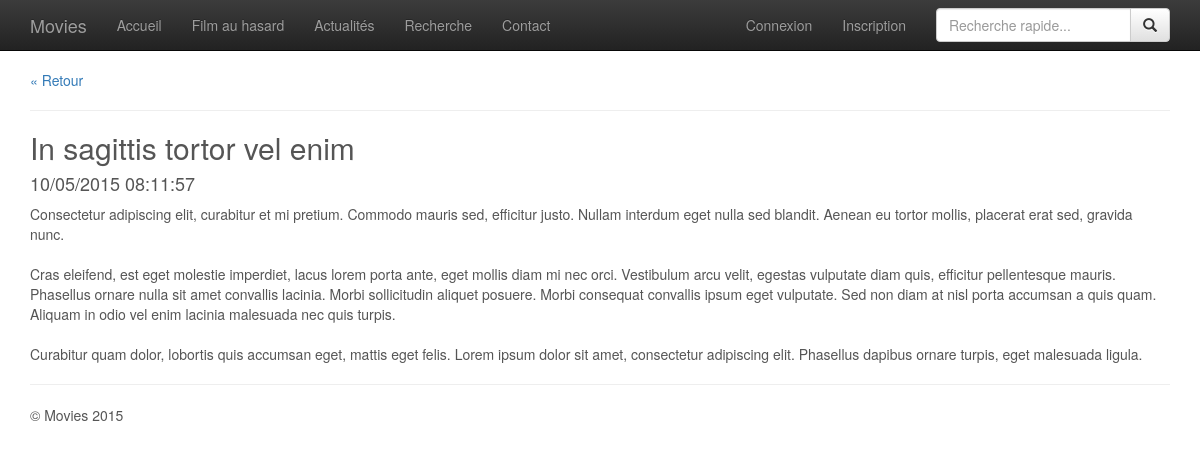
Screenshot of /article.php?id=1 with the database file from the repository.
### tables this page shows
CREATE TABLE IF NOT EXISTS `news` (
`news_id` int(11) NOT NULL,
  `news_title` varchar(255) NOT NULL,
  `news_text` text NOT NULL,
  `news_date` datetime NOT NULL
);

### article.php (the view, shortened to what this page needs)
<?php
include_once 'header.php';
$id = intval($_GET['id']);
$query = $db->prepare('SELECT * FROM news WHERE news_id = :id');
$query->bindValue(':id', $id, PDO::PARAM_INT);
$query->execute();
$article = $query->fetch();
$back_link = 'news.php';
if (!empty($_SERVER['HTTP_REFERER'])) {
	$back_link = $_SERVER['HTTP_REFERER'];
}
?>
<a href="<?= $back_link ?>">&laquo; Retour</a>
<hr>
<h2><?= ucfirst($article['news_title']) ?></h2>
<h4><?= date('d/m/Y H:i:s', strtotime($article['news_date']))  ?></h4>
<p>
	<?= nl2br($article['news_text']) ?>
</p>
<?php include_once 'footer.php'; ?>

### css/styles.css (style rules this page uses)
body { padding-top: 70px; color: #555; }

### rows the page displays
news: news_title "In sagittis tortor vel enim", news_date "10/05/2015 08:11:57", news_text "Consectetur adipiscing elit, curabitur et mi pretium. Commodo mauris sed, efficitur justo. Nullam interdum eget nulla sed blandit. Aenean eu tortor mollis, placerat erat sed, gravida nunc. Cras eleifend, est eget molestie imperdiet, lacus lorem porta ante, eget mollis diam mi nec orci. Vestibulum arcu velit, egestas vulputate diam quis, efficitur pellentesque mauris. Phasellus ornare nulla sit amet convallis lacinia. Morbi sollicitudin aliquet posuere. Morbi consequat convallis ipsum eget vulputate. Sed non diam at nisl porta accumsan a quis quam. Aliquam in odio vel enim lacinia malesuada nec quis turpis. Curabitur quam dolor, lobortis quis accumsan eget, mattis eget felis. Lorem ipsum…"

### other values shown
$page_name "Accueil"
$page_name "Film au hasard"
$page_name "Actualités"
$page_name "Recherche"
$page_name "Contact"
$current_year "2015"
